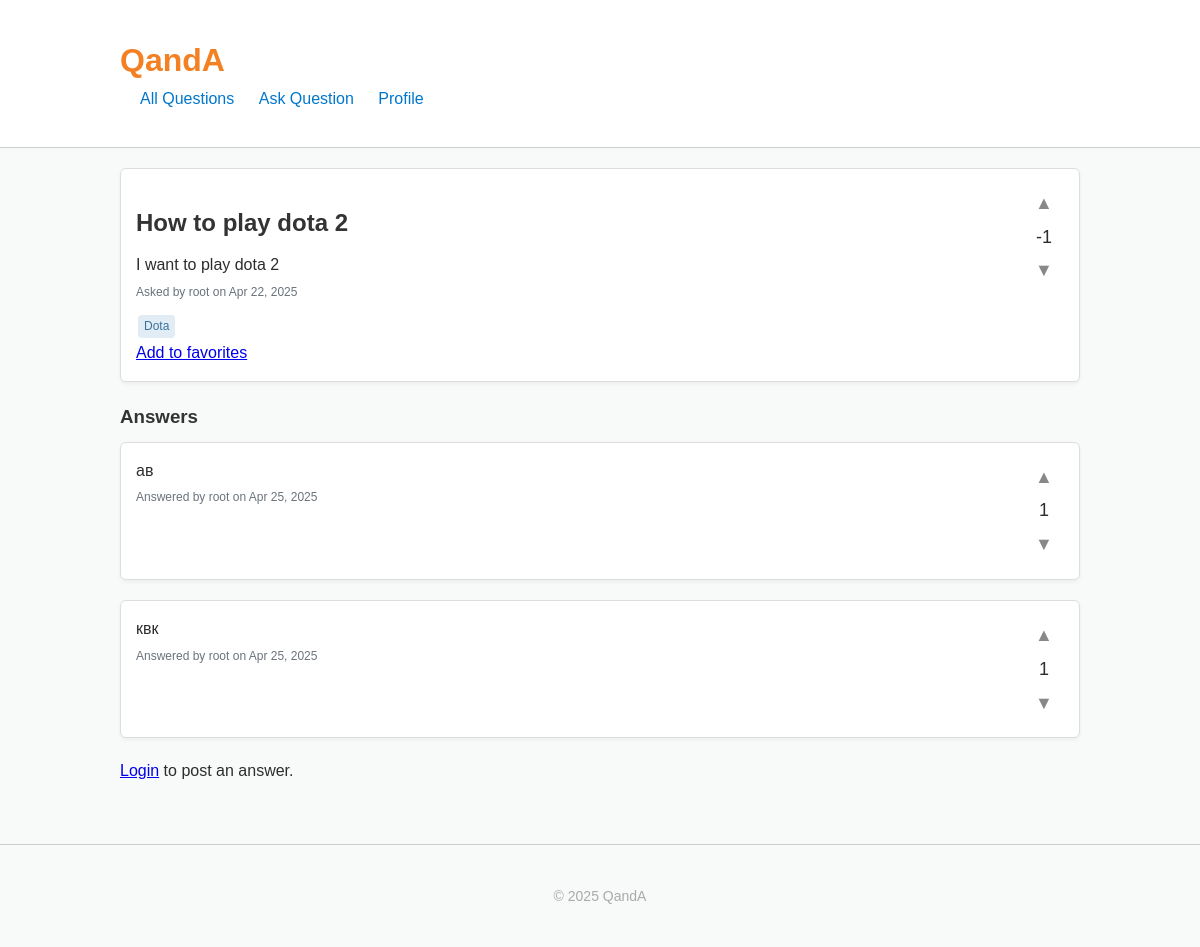
The page /questions/1/ on the database its author committed.
### forum/models.py (models this page shows, shortened)
class Question(models.Model):
    title = models.CharField(max_length=255)
    content = models.TextField()
    author = models.ForeignKey(User, on_delete=models.CASCADE)
    created_at = models.DateTimeField(auto_now_add=True)
    tags = models.ManyToManyField(Tag, blank=True)
    favorites = models.ManyToManyField(User, related_name='favorite_questions', blank=True)

class Tag(models.Model):
    name = models.CharField(max_length=50)

class Answer(models.Model):
    question = models.ForeignKey(Question, on_delete=models.CASCADE, related_name='answers')
    content = models.TextField()
    author = models.ForeignKey(User, on_delete=models.CASCADE)
    created_at = models.DateTimeField(auto_now_add=True)

### forum/views.py (the view)
# urls.py: path('questions/<int:pk>/', views.question_detail, name='question_detail'),
def question_detail(request, pk):
    question = get_object_or_404(Question, pk=pk)
    question.vote_sum = question.votes.aggregate(total=Sum('value'))['total'] or 0
    answers = question.answers.all().annotate(vote_sum=Sum('votes__value')).order_by('-vote_sum', '-created_at')
    if request.method == 'POST' and request.user.is_authenticated:
        content = request.POST.get('content')
        if content:
            Answer.objects.create(question=question, content=content, author=request.user)
            return redirect('question_detail', pk=pk)
    return render(request, 'forum/detail.html', {'question': question, 'answers': answers})

### forum/templates/forum/detail.html (shortened to what this page needs)
{% load static %}
<!DOCTYPE html>
<html lang="en">
<head>
    <link rel="stylesheet" href="{% static 'css/style.css' %}">
</head>
<body>
<header>
    <div class="container">
        <h1><a href="/">QandA</a></h1>
        <nav>
            <a href="/">All Questions</a>
            <a href="{% url 'ask_question' %}">Ask Question</a>
            <a href="{% url 'profile' %}">Profile</a>
        </nav>
    </div>
</header>
<main class="container">
    <div class="question-box">
        <div class="question-content-wrapper">
            <div class="answer-content">
                <h2>{{ question.title }}</h2>
                <p>{{ question.content }}</p>
                <div class="meta">Asked by {{ question.author.username }} on {{ question.created_at|date:"M d, Y" }}</div>
                {% if question.tags.all %}
                    <div class="tags">
                        {% for tag in question.tags.all %}
                            <span class="tag">{{ tag.name }}</span>
                        {% endfor %}
                    </div>
                {% endif %}
                <a href="{% url 'toggle_favorite' question.id %}">
                    {% if request.user in question.favorites.all %}
                        Remove from favorites
                    {% else %}
                        Add to favorites
                    {% endif %}
                </a>
            </div>
            <div class="vote-controls">
                <a href="{% url 'vote_question' question.id 'up' %}">&#9650;</a>
                <div>{{ question.vote_sum|default:0 }}</div>
                <a href="{% url 'vote_question' question.id 'down' %}">&#9660;</a>
            </div>
        </div>
    </div>
    <h3>Answers</h3>
    {% for answer in answers %}
        <div class="answer-box">
            <div class="answer-content-wrapper">
                <div class="answer-content">
                    <p>{{ answer.content }}</p>
                    <div class="meta">Answered by {{ answer.author.username }} on {{ answer.created_at|date:"M d, Y" }}</div>
                </div>
                <div class="vote-controls">
                    <a href="{% url 'vote_answer' answer.id 'up' %}">&#9650;</a>
                    <div>{{ answer.vote_sum|default:0 }}</div>
                    <a href="{% url 'vote_answer' answer.id 'down' %}">&#9660;</a>
                </div>
            </div>
        </div>
    {% empty %}
        <p>No answers yet.</p>
    {% endfor %}
    {% if request.user.is_authenticated %}
        <div class="answer-form">
            <h3>Your Answer</h3>
            <form method="post">
                {% csrf_token %}
                <textarea name="content" rows="4" placeholder="Enter your answer..."></textarea>
                <button type="submit">Post Answer</button>
            </form>
        </div>
    {% else %}
        <p><a href="{% url 'login' %}">Login</a> to post an answer.</p>
    {% endif %}
</main>
<footer>
    <div class="container">
        <p>&copy; 2025 QandA</p>
    </div>
</footer>
</body>
</html>

### forum/static/css/style.css (style rules this page uses)
:root { color-scheme: light; }
body, h1, h2, h3, p, ul, li, a, input, textarea, button { margin: 0; padding: 0; box-sizing: border-box; font-family: Arial, sans-serif; }
body { background-color: #f8f9f9; color: #2d2d2d; line-height: 1.6; }
.container { width: 90%; max-width: 960px; margin: auto; padding: 20px 0; }
header { background-color: #ffffff; border-bottom: 1px solid #ccc; padding: 15px 0; }
header h1 a { text-decoration: none; color: #f48024; }
nav a { margin-left: 20px; text-decoration: none; color: #0077cc; }
main h2, main h3 { margin: 20px 0 10px; color: #333; }
.summary, .answer-content { flex: 1; }
.meta, .answer-meta, .question-meta { font-size: 13px; color: #666; margin-top: 5px; }
footer { margin-top: 40px; text-align: center; font-size: 14px; color: #aaa; border-top: 1px solid #ccc; padding: 20px 0; background: #f8f9f9; }
.vote-controls { float: right; text-align: center; font-size: 18px; }
.vote-controls a { text-decoration: none; color: #888; }
.tags { margin-top: 5px; }
.tag { display: inline-block; background-color: #e1ecf4; color: #39739d; padding: 2px 6px; margin-right: 5px; border-radius: 3px; font-size: 12px; }
.tags { margin-top: 10px; }
.tag { display: inline-block; background-color: #e1ecf4; color: #39739d; padding: 3px 8px; margin-right: 5px; border-radius: 3px; font-size: 12px; }
.vote-controls { text-align: center; font-size: 18px; min-width: 40px; }
.question-box { padding: 15px; border: 1px solid #ddd; border-radius: 6px; background: #fff; margin-bottom: 20px; box-shadow: 0 2px 4px rgba(0,0,0,0.05); }

### forum/templates/forum/detail.html (style rules this page uses)
.question-box, .answer-box { background: #fff; border: 1px solid #ddd; border-radius: 6px; padding: 15px; margin-bottom: 20px; box-shadow: 0 2px 4px rgba(0,0,0,0.05); }
.question-content-wrapper, .answer-content-wrapper { display: flex; justify-content: space-between; align-items: flex-start; }
.answer-content { flex: 1; }
.meta { font-size: 12px; color: #6a737c; margin-top: 5px; }
.vote-controls { text-align: center; font-size: 18px; min-width: 40px; margin-left: 15px; }
.vote-controls a { display: block; text-decoration: none; color: #888; margin: 5px 0; }
.tag { display: inline-block; background-color: #e1ecf4; color: #39739d; padding: 2px 6px; margin: 2px; border-radius: 4px; font-size: 12px; }

### rows shown on the page
Question: title "How to play dota 2", content "I want to play dota 2", author.username "root", created_at "Apr 22, 2025", vote_sum "-1"
Tag: name "Dota"
Answer: content "ав", author.username "root", created_at "Apr 25, 2025", vote_sum "1"
Answer: content "квк", author.username "root", created_at "Apr 25, 2025", vote_sum "1"
